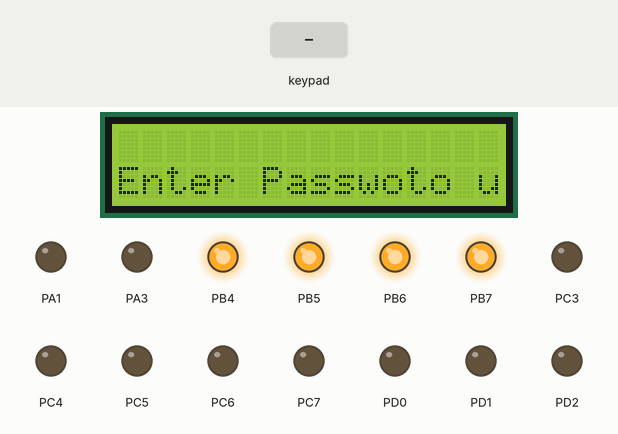
Bench run of a program on a simulated ATmega16, built with avr-gcc and emulated at 8 MHz. Parts: 16×2 character LCD, output pins drawn as LEDs (lit = HIGH). Wiring (inferred from the signals the program sends): 4×3 keypad with keys 1 2 3 4 5 6 7 8 9 * 0 # (labels assumed): rows PB0, PB1, PB2, PB3; columns PC0, PC1, PC2; character LCD (HD44780): RS PA0; E PA2; data PA4, PA5, PA6, PA7. Inputs (shaded band) come from the test bench. Pins used as bus, display or sensor lines are not drawn. At 16.2 s the program stops and its outputs stay as they are.

Above: at 1.2 s.
1.3 s: keypad keys 1 3 9 7 # pressed 0.4 s apart
At 4.4 s:
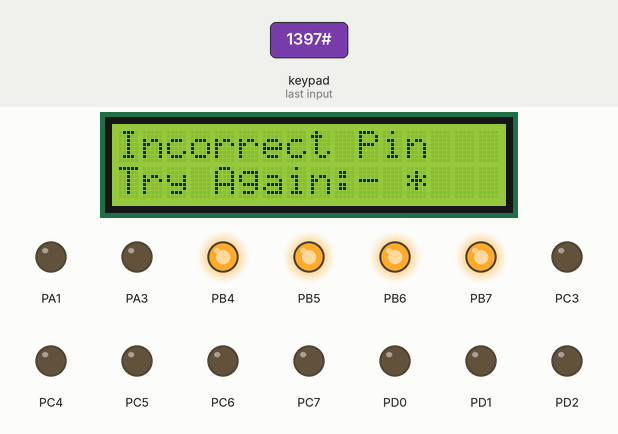
4.8 s: key '1' pressed
At 5.7 s:
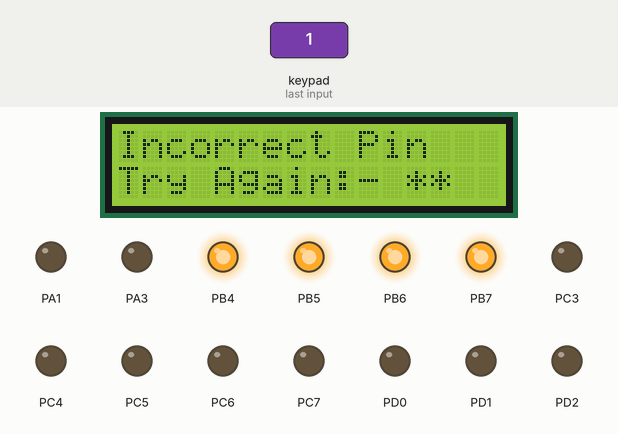
6.4 s: keypad keys 1 2 3 4 pressed 0.4 s apart
At 6.75 s:
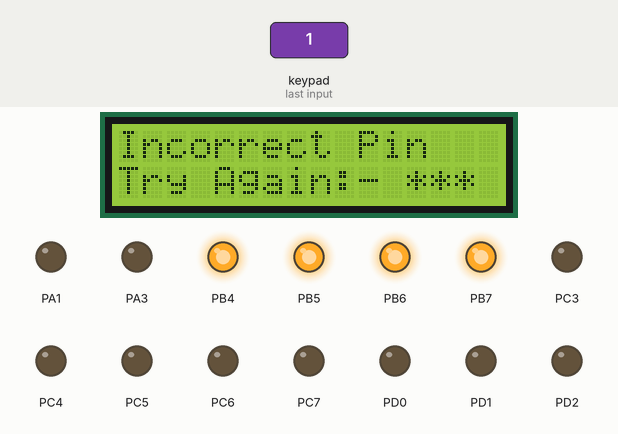
9.5 s: key '2' pressed
11.1 s: keypad keys 1 2 3 4 # pressed 0.4 s apart
At 11.48 s:
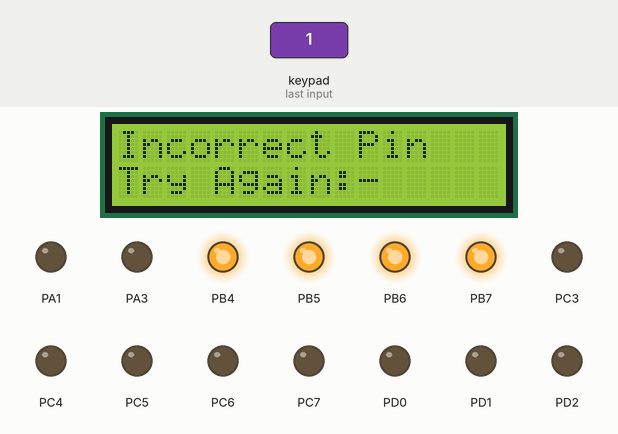
14.6 s: keypad keys 1 2 3 4 * pressed 0.4 s apart
At 17.1 s:
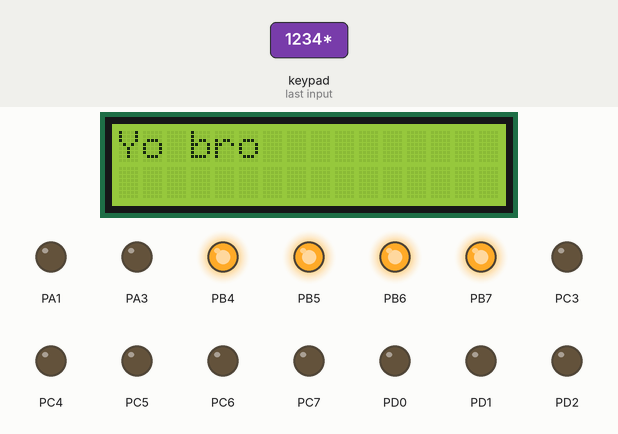
Timing chart, 0 to 17.7 s (numbered marks = the images above; inputs shaded):
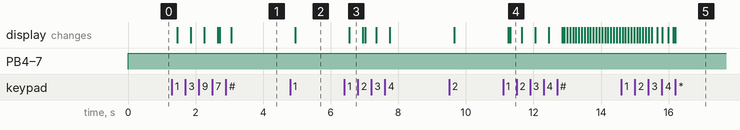

The program:

phone_password.c
```c
#define F_CPU 8000000UL
#include<avr/io.h>
#include<util/delay.h>
void LCD_Init(void);
void dt(char data);
void loc(char com);
void str(char *str);
void num(int ch);
unsigned char keypad();
void main()
{
DDRD=0xFF;
DDRB=0b11110000;
DDRC=0B11111111;
DDRA=0B11111111;

PORTB=0B11111111;
int i,j,k,l,x,y,z;
LCD_Init();
loc(0xc0);
str("Enter Password");
loc(0xcc);
str("to unlock:-");
_delay_ms(10);

x=keypad();
loc(0xcc);
str("*");
_delay_ms(5);

y=keypad();
str("*");
_delay_ms(5);

z=keypad();
str("*");
_delay_ms(5);

l=keypad();
str("*");
_delay_ms(50);
i=0;
while(((x!=1)|(y!=2)|(z!=3)|(l!=4))&&i<6)
{
if(i<=2)
{
loc(0x01);
_delay_ms(10);
loc(0x80);
str("Incorrect Pin");
loc(0xc0);
str("Try Again:-");
_delay_ms(5);
}
else if(i>2&&i<4)
{

for(j=29;j>=0;j--)
{

loc(0x80);
str("Try After 30sec");
loc(0xc0);
str("Time Left:-");

loc(0xcD);
num(j);
_delay_ms(80);
loc(0x01);
_delay_ms(5);}

loc(0x01);
_delay_ms(5);
str("Enter Password");
loc(0xc0);
str("to unlock:-");
_delay_ms(5);
}
else if(i>2&&i<5)
{

for(j=59;j>=0;j--)
{
loc(0x80);
str("Try After 60sec");
loc(0xc0);
str("Time Left:-");
loc(0xcD);
num(j);
_delay_ms(80);

loc(0x01);
_delay_ms(5);}
loc(0x01);
_delay_ms(5);
str("Enter Password");
loc(0xc0);
str("to unlock:-");
_delay_ms(5);
}

else if(i>4)
{
loc(0x01);
_delay_ms(5);
loc(0x80);
str("Your device is");
loc(0xc0);
str("Permanently Locked");
while(1);
{}
}
i++;
x=keypad();
loc(0xcc);
str("*");
_delay_ms(5);

y=keypad();
str("*");
_delay_ms(5);

z=keypad();
str("*");
_delay_ms(5);

l=keypad();
str("*");
_delay_ms(50);

loc(0x01);
_delay_ms(5);

}


loc(0x01);
_delay_ms(5);
loc(0x80);
str("Yo bro");
loc(0xb0);
str("Welcom back ;)");
/*LCD_Init();
x=keypad();
_delay_ms(10);
loc(0x85);
num(x);
_delay_ms(100);
loc(0x01);
_delay_ms(10);
*/
}


unsigned char keypad()
{
while(1)
{
PORTC=0B00000110;
_delay_ms(5);

if(PINB==0b11111110)
{
while(PINB==0b11111110);
return 1;
}
else if(PINB==0B11111101)
{
while(PINB==0b11111101);
return 4;
}
else if(PINB==0B11111011)
{
while(PINB==0B11111011);
return 7;
}
else if(PINB==0B11110111)
{
while(PINB==0B11110111);
return '#';
}


PORTC=0B00000101;
_delay_ms(5);

if(PINB==0b11111110)
{
while(PINB==0b11111110);
return 2;
}
else if(PINB==0B11111101)
{
while(PINB==0b11111101);
return 5;
}
else if(PINB==0B11111011)
{
while(PINB==0B11111011);
return '8';
}
else if(PINB==0B11110111)
{
while(PINB==0B11110111);
return 0;
}

PORTC=0B00000011;
_delay_ms(5);

if(PINB==0b11111110)
{
while(PINB==0b11111110);
return 3;
}
else if(PINB==0B11111101)
{
while(PINB==0b11111101);
return 6;
}
else if(PINB==0B11111011)
{
while(PINB==0B11111011);
return 9;
}
else if(PINB==0B11110111)
{
while(PINB==0B11110111);
return '*';
}

}
}


void LCD_Init(void)	/* LCD Initialize function */
{   loc(0x02);         /* to take lcd at home screen */
    loc(0x28);  	/* Initialization of 16X2 LCD in 8bit mode */
	loc(0x0C);	        /* Display ON Cursor OFF */
	   	/* Auto Increment cursor */
  }

void dt(char data)
     {
	  PORTA=((data&0xF0)|0x05);
	  _delay_us(10);
      PORTA=PORTA-0x04;
	  _delay_us(10);
	  PORTA=(((data<<4)&0xF0)|0x05);
	   _delay_us(10);
	  PORTA=PORTA-0x04;
	  }
void loc(char com)
    {
	  PORTA=((com&0xF0)|0x04);
	  _delay_us(10);
      PORTA=PORTA-0x04;
	  _delay_us(10);
	  PORTA=(((com<<4)&0xF0)|0x04);
	   _delay_us(10);
	  PORTA=PORTA-0x04;
	}
void str(char *str)
{int i=0;
while(str[i]!='\0')
{dt(str[i]);
i++;
}
}

void num(int ch)
{
int x;
if(ch==0)
 dt(48);
  while(ch!=0)
   {loc(0x04);
     x=ch%10;
    dt(48+x);
	ch=ch/10;
}
}
```

Measured:
- after the input at 1.3 s, the display: first changes after 0.15 s (image 1 shows a later state)
- after the input at 4.8 s, the display: changes after 0.15 s (image 2)
- after the input at 6.4 s, the display: changes after 0.15 s (image 3)
- after the input at 11.1 s, the display: first changes after 0.15 s (image 4 shows a later state)
- after the input at 14.6 s, the display: first differs from a run without the input after 1.1 s (image 5 shows a later state)
